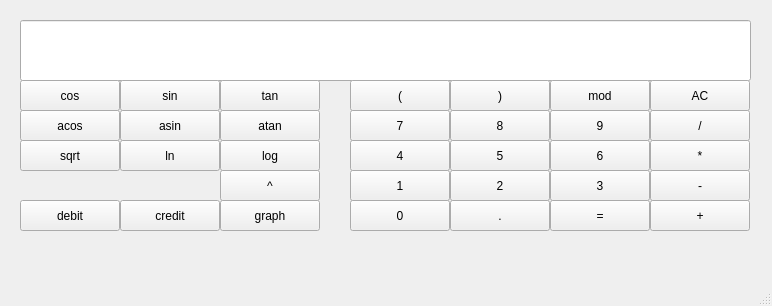
<?xml version="1.0" encoding="UTF-8"?>
<ui version="4.0">
 <class>MainWindow</class>
 <widget class="QMainWindow" name="MainWindow">
  <property name="geometry">
   <rect>
    <x>0</x>
    <y>0</y>
    <width>772</width>
    <height>306</height>
   </rect>
  </property>
  <property name="windowTitle">
   <string>MainWindow</string>
  </property>
  <widget class="QWidget" name="centralwidget">
   <widget class="QLineEdit" name="lineEdit">
    <property name="geometry">
     <rect>
      <x>20</x>
      <y>20</y>
      <width>731</width>
      <height>61</height>
     </rect>
    </property>
    <property name="sizePolicy">
     <sizepolicy hsizetype="Fixed" vsizetype="Fixed">
      <horstretch>0</horstretch>
      <verstretch>0</verstretch>
     </sizepolicy>
    </property>
   </widget>
   <widget class="QPushButton" name="pushButton_7">
    <property name="geometry">
     <rect>
      <x>350</x>
      <y>110</y>
      <width>100</width>
      <height>31</height>
     </rect>
    </property>
    <property name="text">
     <string>7</string>
    </property>
   </widget>
   <widget class="QPushButton" name="pushButton_8">
    <property name="geometry">
     <rect>
      <x>450</x>
      <y>110</y>
      <width>100</width>
      <height>31</height>
     </rect>
    </property>
    <property name="text">
     <string>8</string>
    </property>
   </widget>
   <widget class="QPushButton" name="pushButton_9">
    <property name="geometry">
     <rect>
      <x>550</x>
      <y>110</y>
      <width>100</width>
      <height>31</height>
     </rect>
    </property>
    <property name="text">
     <string>9</string>
    </property>
   </widget>
   <widget class="QPushButton" name="pushButton_4">
    <property name="geometry">
     <rect>
      <x>350</x>
      <y>140</y>
      <width>100</width>
      <height>31</height>
     </rect>
    </property>
    <property name="text">
     <string>4</string>
    </property>
   </widget>
   <widget class="QPushButton" name="pushButton_5">
    <property name="geometry">
     <rect>
      <x>450</x>
      <y>140</y>
      <width>100</width>
      <height>31</height>
     </rect>
    </property>
    <property name="text">
     <string>5</string>
    </property>
   </widget>
   <widget class="QPushButton" name="pushButton_6">
    <property name="geometry">
     <rect>
      <x>550</x>
      <y>140</y>
      <width>100</width>
      <height>31</height>
     </rect>
    </property>
    <property name="text">
     <string>6</string>
    </property>
   </widget>
   <widget class="QPushButton" name="pushButton_1">
    <property name="geometry">
     <rect>
      <x>350</x>
      <y>170</y>
      <width>100</width>
      <height>31</height>
     </rect>
    </property>
    <property name="text">
     <string>1</string>
    </property>
   </widget>
   <widget class="QPushButton" name="pushButton_2">
    <property name="geometry">
     <rect>
      <x>450</x>
      <y>170</y>
      <width>100</width>
      <height>31</height>
     </rect>
    </property>
    <property name="text">
     <string>2</string>
    </property>
   </widget>
   <widget class="QPushButton" name="pushButton_3">
    <property name="geometry">
     <rect>
      <x>550</x>
      <y>170</y>
      <width>100</width>
      <height>31</height>
     </rect>
    </property>
    <property name="text">
     <string>3</string>
    </property>
   </widget>
   <widget class="QPushButton" name="pushButton_0">
    <property name="geometry">
     <rect>
      <x>350</x>
      <y>200</y>
      <width>100</width>
      <height>31</height>
     </rect>
    </property>
    <property name="text">
     <string>0</string>
    </property>
   </widget>
   <widget class="QPushButton" name="pushButton_dot">
    <property name="geometry">
     <rect>
      <x>450</x>
      <y>200</y>
      <width>100</width>
      <height>31</height>
     </rect>
    </property>
    <property name="text">
     <string>.</string>
    </property>
   </widget>
   <widget class="QPushButton" name="pushButton_equal">
    <property name="geometry">
     <rect>
      <x>550</x>
      <y>200</y>
      <width>100</width>
      <height>31</height>
     </rect>
    </property>
    <property name="text">
     <string>=</string>
    </property>
   </widget>
   <widget class="QPushButton" name="pushButton_clear">
    <property name="geometry">
     <rect>
      <x>650</x>
      <y>80</y>
      <width>100</width>
      <height>31</height>
     </rect>
    </property>
    <property name="text">
     <string>AC</string>
    </property>
   </widget>
   <widget class="QPushButton" name="pushButton_div">
    <property name="geometry">
     <rect>
      <x>650</x>
      <y>110</y>
      <width>100</width>
      <height>31</height>
     </rect>
    </property>
    <property name="text">
     <string>/</string>
    </property>
   </widget>
   <widget class="QPushButton" name="pushButton_mul">
    <property name="geometry">
     <rect>
      <x>650</x>
      <y>140</y>
      <width>100</width>
      <height>31</height>
     </rect>
    </property>
    <property name="text">
     <string>*</string>
    </property>
   </widget>
   <widget class="QPushButton" name="pushButton_plus">
    <property name="geometry">
     <rect>
      <x>650</x>
      <y>200</y>
      <width>100</width>
      <height>31</height>
     </rect>
    </property>
    <property name="text">
     <string>+</string>
    </property>
   </widget>
   <widget class="QPushButton" name="pushButton_cos">
    <property name="geometry">
     <rect>
      <x>20</x>
      <y>80</y>
      <width>100</width>
      <height>31</height>
     </rect>
    </property>
    <property name="text">
     <string>cos</string>
    </property>
   </widget>
   <widget class="QPushButton" name="pushButton_sin">
    <property name="geometry">
     <rect>
      <x>120</x>
      <y>80</y>
      <width>100</width>
      <height>31</height>
     </rect>
    </property>
    <property name="text">
     <string>sin</string>
    </property>
   </widget>
   <widget class="QPushButton" name="pushButton_tan">
    <property name="geometry">
     <rect>
      <x>220</x>
      <y>80</y>
      <width>100</width>
      <height>31</height>
     </rect>
    </property>
    <property name="text">
     <string>tan</string>
    </property>
   </widget>
   <widget class="QPushButton" name="pushButton_acos">
    <property name="geometry">
     <rect>
      <x>20</x>
      <y>110</y>
      <width>100</width>
      <height>31</height>
     </rect>
    </property>
    <property name="text">
     <string>acos</string>
    </property>
   </widget>
   <widget class="QPushButton" name="pushButton_asin">
    <property name="geometry">
     <rect>
      <x>120</x>
      <y>110</y>
      <width>100</width>
      <height>31</height>
     </rect>
    </property>
    <property name="text">
     <string>asin</string>
    </property>
   </widget>
   <widget class="QPushButton" name="pushButton_atan">
    <property name="geometry">
     <rect>
      <x>220</x>
      <y>110</y>
      <width>100</width>
      <height>31</height>
     </rect>
    </property>
    <property name="text">
     <string>atan</string>
    </property>
   </widget>
   <widget class="QPushButton" name="pushButton_sqrt">
    <property name="geometry">
     <rect>
      <x>20</x>
      <y>140</y>
      <width>100</width>
      <height>31</height>
     </rect>
    </property>
    <property name="text">
     <string>sqrt</string>
    </property>
   </widget>
   <widget class="QPushButton" name="pushButton_ln">
    <property name="geometry">
     <rect>
      <x>120</x>
      <y>140</y>
      <width>100</width>
      <height>31</height>
     </rect>
    </property>
    <property name="text">
     <string>ln</string>
    </property>
   </widget>
   <widget class="QPushButton" name="pushButton_log">
    <property name="geometry">
     <rect>
      <x>220</x>
      <y>140</y>
      <width>100</width>
      <height>31</height>
     </rect>
    </property>
    <property name="text">
     <string>log</string>
    </property>
   </widget>
   <widget class="QPushButton" name="pushButton_open_bracket">
    <property name="geometry">
     <rect>
      <x>350</x>
      <y>80</y>
      <width>100</width>
      <height>31</height>
     </rect>
    </property>
    <property name="text">
     <string>(</string>
    </property>
   </widget>
   <widget class="QPushButton" name="pushButton_close_bracket">
    <property name="geometry">
     <rect>
      <x>450</x>
      <y>80</y>
      <width>100</width>
      <height>31</height>
     </rect>
    </property>
    <property name="text">
     <string>)</string>
    </property>
   </widget>
   <widget class="QPushButton" name="pushButton_mod">
    <property name="geometry">
     <rect>
      <x>550</x>
      <y>80</y>
      <width>100</width>
      <height>31</height>
     </rect>
    </property>
    <property name="text">
     <string>mod</string>
    </property>
   </widget>
   <widget class="QPushButton" name="pushButton_minus">
    <property name="geometry">
     <rect>
      <x>650</x>
      <y>170</y>
      <width>100</width>
      <height>31</height>
     </rect>
    </property>
    <property name="text">
     <string>-</string>
    </property>
   </widget>
   <widget class="QPushButton" name="pushButton_pow">
    <property name="geometry">
     <rect>
      <x>220</x>
      <y>170</y>
      <width>100</width>
      <height>31</height>
     </rect>
    </property>
    <property name="text">
     <string>^</string>
    </property>
   </widget>
   <widget class="QPushButton" name="pushButton_graph">
    <property name="geometry">
     <rect>
      <x>220</x>
      <y>200</y>
      <width>100</width>
      <height>31</height>
     </rect>
    </property>
    <property name="text">
     <string>graph</string>
    </property>
   </widget>
   <widget class="QPushButton" name="pushButton_credit">
    <property name="geometry">
     <rect>
      <x>120</x>
      <y>200</y>
      <width>100</width>
      <height>31</height>
     </rect>
    </property>
    <property name="text">
     <string>credit</string>
    </property>
   </widget>
   <widget class="QPushButton" name="pushButton_debit">
    <property name="geometry">
     <rect>
      <x>20</x>
      <y>200</y>
      <width>100</width>
      <height>31</height>
     </rect>
    </property>
    <property name="text">
     <string>debit</string>
    </property>
   </widget>
  </widget>
  <widget class="QMenuBar" name="menubar">
   <property name="geometry">
    <rect>
     <x>0</x>
     <y>0</y>
     <width>772</width>
     <height>24</height>
    </rect>
   </property>
  </widget>
  <widget class="QStatusBar" name="statusbar"/>
 </widget>
 <resources/>
 <connections/>
</ui>
